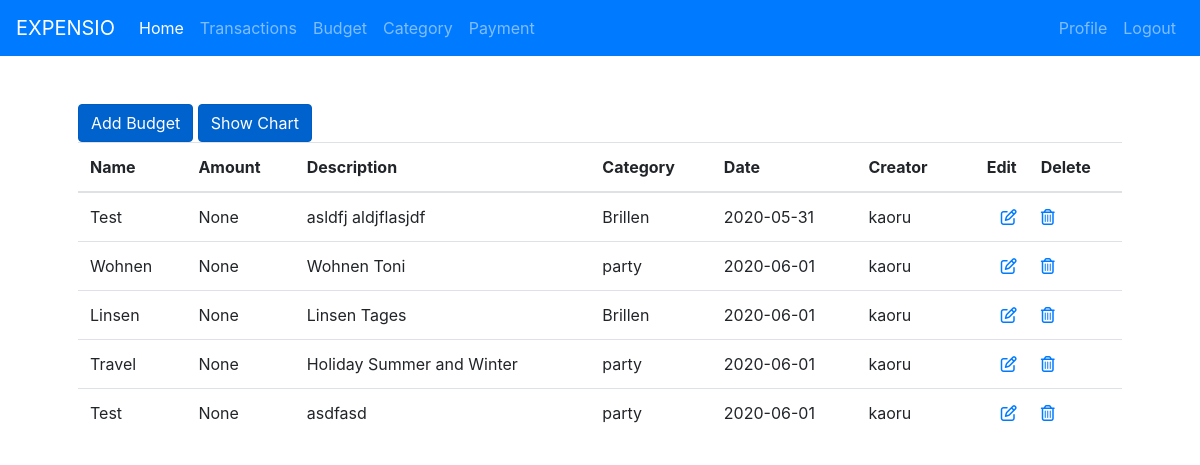
Page /budget/ (signed in) on the earlier database version.
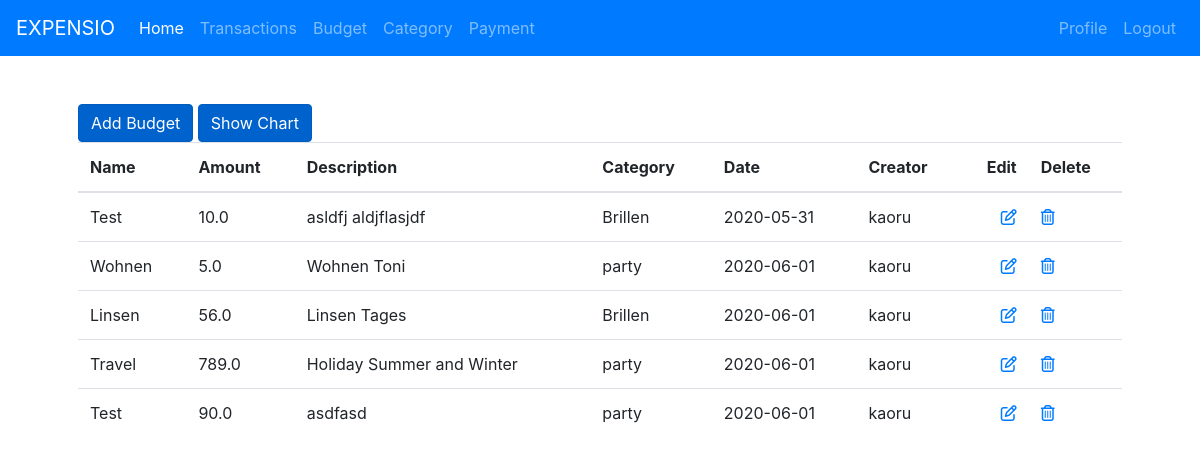
Same page on the later database version.
### budget/models.py (models this page shows, shortened)
class Budget(models.Model):
    name = models.CharField(max_length=50)
    amount = models.FloatField(null=True)
    description = models.CharField(max_length=200)
    created_date = models.DateTimeField(auto_now_add=True)
    user = models.ForeignKey("auth.User", on_delete=models.CASCADE)
    category = models.ForeignKey(Category, on_delete=models.CASCADE, null=True)

### category/models.py (models this page shows, shortened)
class Category(models.Model):
    name = models.CharField(max_length=100)
    created_date = models.DateTimeField(auto_now_add=True)
    user = models.ForeignKey("auth.User", on_delete=models.CASCADE)
    """
    Returns self.name instead of object.object
    """
    def __str__(self):
        return str(self.name)

### budget/views.py (the view)
# urls.py: path("", BudgetListView.as_view(), name="budgets"),
class BudgetListView(ListView):
    model = Budget
    template_name = "budget.html"
    def get_queryset(self):
        return Budget.objects.filter(user=self.request.user)

### templates/budget.html (shortened to what this page needs)
{% extends "base.html" %}
{% block content %}
    <a href="/budget/budget_add" class="btn btn-primary active" role="button" aria-pressed="true">Add Budget</a>
    <a href="/budget/budget_pie_chart" class="btn btn-primary active" role="button" aria-pressed="true">Show Chart</a>
    <br>
    <table class="table">
        <thead>
            <tr>
                <th scope="col">Name</th>
                <th scope="col">Amount</th>
                <th scope="col">Description</th>
                <th scope="col">Category</th>
                <th scope="col">Date</th>
                <th scope="col">Creator</th>
                <th scope="col" class="text-right">Edit</th>
                <th scope="col">Delete</th>
            </tr>
        </thead>
        <tbody>
            {% for budget in object_list %}
                <tr>
                    <td>{{ budget.name }}</td>
                    <td>{{ budget.amount }}</td>
                    <td>{{ budget.description }}</td>
                    <td>{{ budget.category }}</td>
                    <td>{{ budget.created_date | date:"Y-m-d" }}</td>
                    <td>{{ budget.user }}</td>
                    <td class="text-right">
                        <a href="{{ budget.id  }}/budgetedit"><i class="far fa-edit"></i></a>
                    </td>
                    <td>
                        <a href="{{ budget.id  }}/budgetdelete"> <i class="far fa-trash-alt"></i></a>
                    </td>
                </tr>
            {% endfor %}
        </tbody>
    </table>
{% endblock content %}

Differences in the rows shown:
changed Budget "asldfj aldjflasjdf": amount "None" → "10.0"
changed Budget "Wohnen": amount "None" → "5.0"
changed Budget "Linsen": amount "None" → "56.0"
changed Budget "Travel": amount "None" → "789.0"
changed Budget "asdfasd": amount "None" → "90.0"
